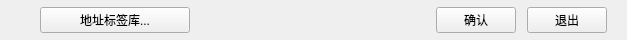
    <widget class="QWidget" name="widget_4" native="true">
     <property name="maximumSize">
      <size>
       <width>16777215</width>
       <height>40</height>
      </size>
     </property>
     <layout class="QHBoxLayout" name="horizontalLayout_10">
      <property name="spacing">
       <number>11</number>
      </property>
      <property name="leftMargin">
       <number>0</number>
      </property>
      <property name="topMargin">
       <number>0</number>
      </property>
      <property name="rightMargin">
       <number>0</number>
      </property>
      <property name="bottomMargin">
       <number>0</number>
      </property>
      <item>
       <spacer name="horizontalSpacer_21">
        <property name="orientation">
         <enum>Qt::Horizontal</enum>
        </property>
        <property name="sizeType">
         <enum>QSizePolicy::Fixed</enum>
        </property>
        <property name="sizeHint" stdset="0">
         <size>
          <width>40</width>
          <height>20</height>
         </size>
        </property>
       </spacer>
      </item>
      <item>
       <widget class="QPushButton" name="AddrTagBaseBtn">
        <property name="minimumSize">
         <size>
          <width>150</width>
          <height>0</height>
         </size>
        </property>
        <property name="styleSheet">
         <string notr="true">QPushButton
{
	border-color: rgb(170, 255, 255);
}


QPushButton:pressed
{
	border-color:blue;
}</string>
        </property>
        <property name="text">
         <string>地址标签库...</string>
        </property>
       </widget>
      </item>
      <item>
       <spacer name="horizontalSpacer_22">
        <property name="orientation">
         <enum>Qt::Horizontal</enum>
        </property>
        <property name="sizeHint" stdset="0">
         <size>
          <width>235</width>
          <height>20</height>
         </size>
        </property>
       </spacer>
      </item>
      <item>
       <widget class="QPushButton" name="ConfirmBtn">
        <property name="text">
         <string>确认</string>
        </property>
       </widget>
      </item>
      <item>
       <widget class="QPushButton" name="ExitBtn">
        <property name="text">
         <string>退出</string>
        </property>
       </widget>
      </item>
      <item>
       <spacer name="horizontalSpacer_23">
        <property name="orientation">
         <enum>Qt::Horizontal</enum>
        </property>
        <property name="sizeType">
         <enum>QSizePolicy::Fixed</enum>
        </property>
        <property name="sizeHint" stdset="0">
         <size>
          <width>20</width>
          <height>20</height>
         </size>
        </property>
       </spacer>
      </item>
     </layout>
    </widget>
